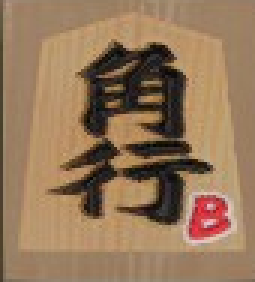
#> input picture backend/templates/pieces/bishop.png, 85 x 94 px (shown 3 times larger)
$ python -i binary_threshold.py   (imports and definitions only)
#> lines starting #> are read from the running program, lines starting #| are printed output that depends on the picture; after the words box and inside, x2 and y2 are one past the last pixel; in counts of white or black regions, pixels touching at a corner belong together
#> further down, picture is the input picture: shape (94, 85, 3); mean B, G, R 89.9, 119.1, 148.8
import numpy as np
import cv2


def binary_threshold(img: np.array) -> np.array:
    # Normalize size
    img = cv2.resize(img, (94, 85))
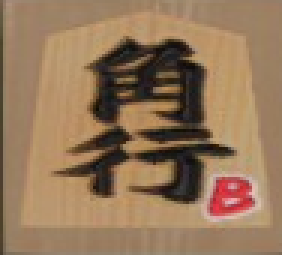
#> img: shape (85, 94, 3) (shown 3 times larger); mean of channels 0, 1, 2 89.7, 119, 148.7; drawn as B, G, R

    # Remove borders
    padding = 5
    img = img[padding:-padding, padding:-padding]
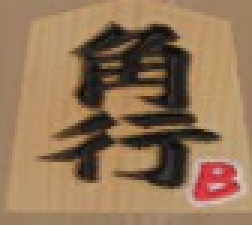
#> img: shape (75, 84, 3) (shown 3 times larger); mean of channels 0, 1, 2 87.7, 117.5, 148.1; drawn as B, G, R

    # Convert from BGR color to Grayscale
    gray = cv2.cvtColor(img, cv2.COLOR_BGR2GRAY)
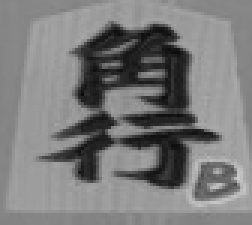
#> gray: shape (75, 84) (shown 3 times larger); min 10, max 202, mean 123.2

    # Binary threshold (now safely operating on a single channel)
    _, binary_img = cv2.threshold(gray, 80, 255, cv2.THRESH_BINARY_INV)
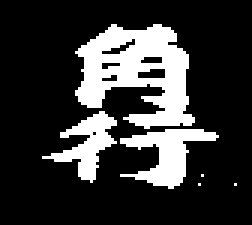
#> binary_img: shape (75, 84) (shown 3 times larger); 21.1% white; 6 white regions (3 under 20 px), largest, box (x1, y1, x2, y2) and area: (25, 8, 65, 43) 806, (40, 43, 73, 63) 292, (14, 37, 39, 61) 229

    return binary_img

>>> import cv2
>>> picture = cv2.imread('../templates/pieces/bishop.png')
>>> result = binary_threshold(picture)

$ run again, on backend/templates/pieces/king.png
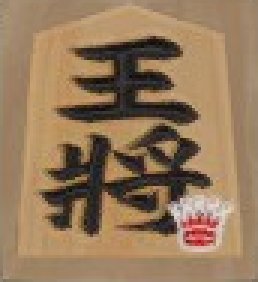
#> input picture backend/templates/pieces/king.png, 86 x 94 px (shown 3 times larger)
#> picture is the input picture: shape (94, 86, 3); mean B, G, R 91, 120.8, 148.6
#> in binary_threshold, `gray = cv2.cvtColor(img, cv2.COLOR_BGR2GRAY)`:
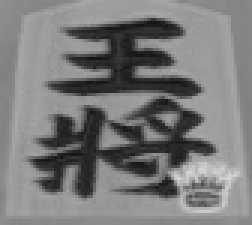
#> gray: shape (75, 84) (shown 3 times larger); min 17, max 214, mean 122.4
#> in binary_threshold, `_, binary_img = cv2.threshold(gray, 80, 255, cv2.THRESH_BINARY_INV)`:
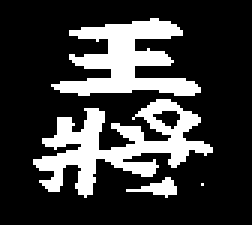
#> binary_img: shape (75, 84) (shown 3 times larger); 23.1% white; 4 white regions (1 under 20 px), largest, box (x1, y1, x2, y2) and area: (11, 33, 71, 66) 771, (17, 6, 67, 32) 633, (42, 59, 59, 66) 52
